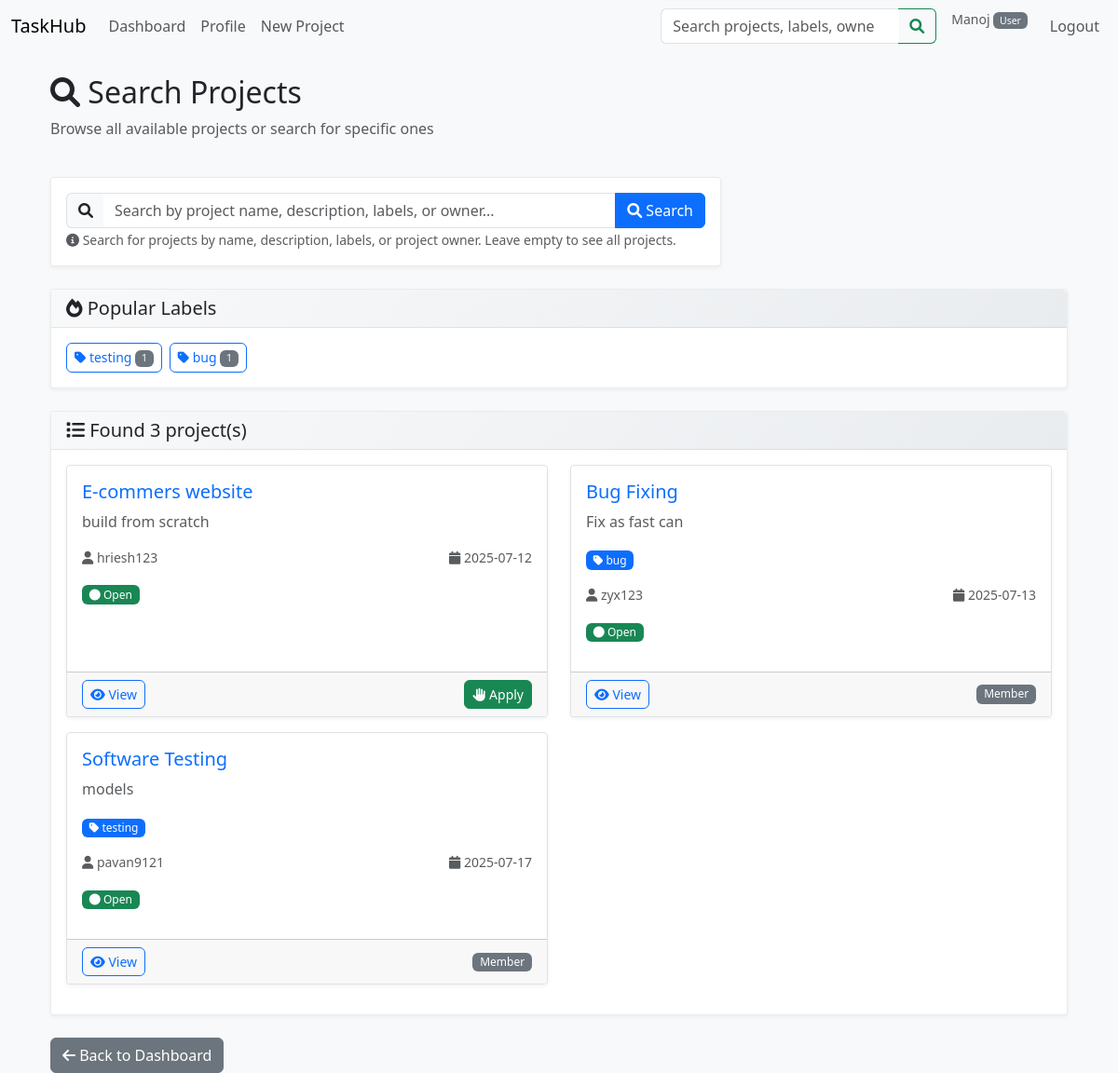
Screenshot of /projects/search (signed in) with the database file from the repository.
### models/user.py (models this page shows, shortened)
class User(db.Model, UserMixin):
    __tablename__ = 'user'
    id = db.Column(db.Integer, primary_key=True)
    username = db.Column(db.String(80), unique=True, nullable=False, index=True)
    email = db.Column(db.String(120), unique=True, nullable=False, index=True)
    password_hash = db.Column(db.String(128), nullable=False)
    role = db.Column(
        db.Enum('admin', 'user', name='user_roles'),
        default='user',
        nullable=False
    )
    created_at = db.Column(db.DateTime, default=datetime.utcnow)
    updated_at = db.Column(
        db.DateTime,
        default=datetime.utcnow,
        onupdate=datetime.utcnow
    )
    full_name = db.Column(db.String(150))
    job_title = db.Column(db.String(100))
    department = db.Column(db.String(100))
    organization = db.Column(db.String(150))
    location = db.Column(db.String(100))
    bio = db.Column(db.Text)
    avatar_url = db.Column(db.String(255))
    owned_projects = db.relationship(
        'Project',
        back_populates='owner',
        lazy='dynamic'
    )
    projects = db.relationship(
        'Project',
        secondary='project_members',
        back_populates='members',
        lazy='dynamic'
    )
    tasks_created = db.relationship(
        'Task',
        back_populates='creator',
        foreign_keys='Task.creator_id',
        lazy='dynamic'
    )
    assigned_tasks = db.relationship(
        'Task',
        foreign_keys='Task.assignee_id',
        back_populates='assignee',
        lazy='dynamic'
    )
    reported_tasks = db.relationship(
        'Task',
        foreign_keys='Task.reporter_id',
        back_populates='reporter',
        lazy='dynamic'
    )
    task_membership = db.relationship(
        'TaskMember',
        back_populates='user',
        lazy='dynamic',
        cascade='all, delete-orphan'
    )
    tickets_created = db.relationship(
        'Ticket',
        back_populates='creator',
        lazy='dynamic',
        cascade='all, delete-orphan'
    )

### models/project.py (models this page shows, shortened)
class Label(db.Model):
    __tablename__ = 'label'
    id = db.Column(db.Integer, primary_key=True)
    name = db.Column(db.String(50), nullable=False, unique=True)
    color = db.Column(db.String(7), default='#007bff')  # Hex color code
    description = db.Column(db.String(200))
    created_at = db.Column(db.DateTime, default=datetime.utcnow)
    projects = db.relationship(
        'Project',
        secondary=project_labels,
        back_populates='labels',
        lazy='dynamic'
    )

class Project(db.Model):
    __tablename__ = 'project'
    id = db.Column(db.Integer, primary_key=True)
    name = db.Column(db.String(150), nullable=False)
    description = db.Column(db.Text)
    status = db.Column(
        db.Enum('open', 'closed', name='project_status'),
        default='open',
        nullable=False
    )
    owner_id = db.Column(db.Integer, db.ForeignKey('user.id'), nullable=False)
    created_at = db.Column(db.DateTime, default=datetime.utcnow)
    updated_at = db.Column(
        db.DateTime,
        default=datetime.utcnow,
        onupdate=datetime.utcnow
    )
    owner = db.relationship(
        'User',
        back_populates='owned_projects'
    )
    members = db.relationship(
        'User',
        secondary=project_members,
        back_populates='projects',
        lazy='dynamic'
    )
    labels = db.relationship(
        'Label',
        secondary=project_labels,
        back_populates='projects',
        lazy='dynamic'
    )
    tasks = db.relationship(
        'Task',
        back_populates='project',
        lazy='dynamic',
        cascade='all, delete-orphan'
    )
    tickets = db.relationship(
        'Ticket',
        back_populates='project',
        lazy='dynamic',
        cascade='all, delete-orphan'
    )

### routes/project_routes.py (the view)
@project_bp.route("/search")
@login_required
def search_projects():
    search_query = request.args.get('labels', '').strip()
    projects = []
    error_message = None
    try:
        if not search_query:
            projects = search_projects_enhanced("", current_user)
            search_query = ""
        else:
            projects = search_projects_enhanced(search_query, current_user)
    except Exception as e:
        print(f"Search error: {e}")
        error_message = "No records found. (Database or search error)"
    popular_labels = get_popular_labels(5)
    return render_template(
        "project_search.html",
        projects=projects,
        search_labels=search_query,
        popular_labels=popular_labels,
        error_message=error_message
    )

### controllers/project_controllers.py (called while the page is built, shortened)
def search_projects_enhanced(search_query, user=None):
    if not search_query or not search_query.strip():
        projects = Project.query.filter(Project.status == 'open').all()
    return projects

def get_popular_labels(limit=10):
    return db.session.query(Label, db.func.count(Project.id).label('project_count')).select_from(
        Label
    ).join(
        project_labels, Label.id == project_labels.c.label_id
    ).join(
        Project, project_labels.c.project_id == Project.id
    ).group_by(Label.id).order_by(
        db.func.count(Project.id).desc()
    ).limit(limit).all()

### templates/project_search.html (shortened to what this page needs)
{% extends "base.html" %}
{% block content %}
<div class="container">
  <div class="row mb-4">
    <div class="col">
      <h2><i class="fas fa-search"></i> Search Projects</h2>
      {% if search_labels %}
        <p class="text-muted">Showing projects matching: <strong>{{ search_labels }}</strong></p>
      {% else %}
        <p class="text-muted">Browse all available projects or search for specific ones</p>
      {% endif %}
    </div>
  </div>
  <div class="row mb-4">
    <div class="col-md-8">
      <div class="card">
        <div class="card-body">
          <form method="GET" action="{{ url_for('projects.search_projects') }}" class="d-flex search-form">
            <div class="input-group">
              <span class="input-group-text">
                <i class="fas fa-search"></i>
              </span>
              <input type="text" class="form-control" name="labels"
                     placeholder="Search by project name, description, labels, or owner..."
                     value="{{ search_labels }}"
                     aria-label="Search projects">
              <button type="submit" class="btn btn-primary">
                <i class="fas fa-search"></i> Search
              </button>
            </div>
          </form>
          <small class="form-text text-muted mt-2">
            <i class="fas fa-info-circle"></i>
            Search for projects by name, description, labels, or project owner. Leave empty to see all projects.
          </small>
        </div>
      </div>
    </div>
  </div>
  {% if popular_labels %}
  <div class="row mb-4">
    <div class="col">
      <div class="card">
        <div class="card-header">
          <h5 class="mb-0"><i class="fas fa-fire"></i> Popular Labels</h5>
        </div>
        <div class="card-body">
          <div class="d-flex flex-wrap gap-2 popular-labels">
            {% for label, count in popular_labels %}
            <a href="{{ url_for('projects.search_projects', labels=label.name) }}"
               class="btn btn-outline-primary btn-sm">
              <i class="fas fa-tag"></i> {{ label.name }}
              <span class="badge bg-secondary">{{ count }}</span>
            </a>
            {% endfor %}
          </div>
        </div>
      </div>
    </div>
  </div>
  {% endif %}
  <div class="row">
    <div class="col">
      {% if error_message %}
        <div class="alert alert-warning text-center">
          <i class="fas fa-exclamation-circle"></i> {{ error_message }}
        </div>
      {% elif projects %}
        <div class="card">
          <div class="card-header">
            <h5 class="mb-0">
              <i class="fas fa-list"></i> Found {{ projects|length }} project(s)
            </h5>
          </div>
          <div class="card-body">
            <div class="row">
              {% for project in projects %}
              <div class="col-md-6 mb-3">
                <div class="card h-100 border">
                  <div class="card-body">
                    <h5 class="card-title">
                      <a href="{{ url_for('projects.detail', proj_id=project.id) }}" class="text-decoration-none">
                        {{ project.name }}
                      </a>
                    </h5>
                    {% if project.description %}
                    <p class="card-text text-muted">{{ project.description[:100] }}{% if project.description|length > 100 %}...{% endif %}</p>
                    {% endif %}
                    {% if project.labels.all() %}
                    <div class="mb-3">
                      {% for label in project.labels %}
                      <span class="badge bg-primary me-1">
                        <i class="fas fa-tag"></i> {{ label.name }}
                      </span>
                      {% endfor %}
                    </div>
                    {% endif %}
                    <div class="d-flex justify-content-between align-items-center mb-3">
                      <small class="text-muted">
                        <i class="fas fa-user"></i> {{ project.owner.username or project.owner.email }}
                      </small>
                      <small class="text-muted">
                        <i class="fas fa-calendar"></i> {{ project.created_at.strftime('%Y-%m-%d') }}
                      </small>
                    </div>
                    <div class="mb-3">
                      <span class="badge bg-{{ 'success' if project.status == 'open' else 'secondary' }}">
                        <i class="fas fa-circle"></i> {{ project.status.title() }}
                      </span>
                    </div>
                  </div>
                  <div class="card-footer">
                    <div class="d-flex justify-content-between align-items-center">
                      <a href="{{ url_for('projects.detail', proj_id=project.id) }}" class="btn btn-sm btn-outline-primary">
                        <i class="fas fa-eye"></i> View
                      </a>
                      {% if current_user.id != project.owner_id and not project.members.filter_by(id=current_user.id).first() %}
                        <a href="{{ url_for('projects.apply', proj_id=project.id) }}" class="btn btn-sm btn-success">
                          <i class="fas fa-hand-paper"></i> Apply
                        </a>
                      {% elif current_user.id == project.owner_id %}
                        <span class="badge bg-info">Your Project</span>
                      {% elif project.members.filter_by(id=current_user.id).first() %}
                        <span class="badge bg-secondary">Member</span>
                      {% endif %}
                    </div>
                  </div>
                </div>
              </div>
              {% endfor %}
            </div>
          </div>
        </div>
      {% endif %}
    </div>
  </div>
  <div class="row mt-4">
    <div class="col">
      <a href="{{ url_for('main.dashboard') }}" class="btn btn-secondary">
        <i class="fas fa-arrow-left"></i> Back to Dashboard
      </a>
    </div>
  </div>
</div>
{% endblock %}

### templates/base.html (shortened to what this page needs)
<!DOCTYPE html>
<html lang="en">
<head>
  <link
    href="https://cdn.jsdelivr.net/npm/bootstrap@5.3.0/dist/css/bootstrap.min.css"
    rel="stylesheet"
  >
  <link rel="stylesheet" href="https://cdnjs.cloudflare.com/ajax/libs/font-awesome/6.0.0/css/all.min.css">
  <link rel="stylesheet" href="{{ url_for('static', filename='css/style.css') }}">
</head>
<body>
<nav class="navbar navbar-expand-lg navbar-light bg-light mb-4">
  <div class="container-fluid">
            <a class="navbar-brand" href="{{ url_for('main.index') }}">TaskHub</a>
    <div class="collapse navbar-collapse">
      <ul class="navbar-nav me-auto">
        {% if current_user.is_authenticated %}
          <li class="nav-item">
            <a class="nav-link" href="{{ url_for('main.dashboard') }}">Dashboard</a>
          </li>
          <li class="nav-item">
            <a class="nav-link" href="{{ url_for('main.profile') }}">Profile</a>
          </li>
          <li class="nav-item">
            <a class="nav-link" href="{{ url_for('projects.create') }}">New Project</a>
          </li>
        {% endif %}
      </ul>
      {% if current_user.is_authenticated %}
      <form class="d-flex me-3" method="GET" action="{{ url_for('projects.search_projects') }}" style="min-width: 250px;">
        <div class="input-group">
          <input class="form-control" type="search" name="labels" placeholder="Search projects, labels, owners..."
                 aria-label="Search projects by labels, names, or owners">
          <button class="btn btn-outline-success" type="submit">
            <i class="fas fa-search"></i>
          </button>
        </div>
      </form>
      {% endif %}
      <ul class="navbar-nav">
        {% if current_user.is_authenticated %}
          <li class="nav-item">
            <span class="navbar-text me-3">
              <small class="text-muted">
                {{ current_user.full_name }}
                <span class="badge bg-{{ 'primary' if current_user.role == 'admin' else 'secondary' }}">
                  {{ current_user.role.title() }}
                </span>
              </small>
            </span>
          </li>
          <li class="nav-item">
            <a class="nav-link" href="{{ url_for('auth.logout') }}">Logout</a>
          </li>
        {% endif %}
      </ul>
    </div>
  </div>
</nav>
<div class="container">
  {% block content %}{% endblock %}
</div>
</body>
</html>

### static/css/style.css (style rules this page uses)
body { background-color: #f8f9fa; }
.navbar .input-group { max-width: 300px; }
.navbar .input-group .form-control { border-right: none; }
.navbar .input-group .btn { border-left: none; border-top-left-radius: 0; border-bottom-left-radius: 0; }
.search-form .input-group-text { background-color: #f8f9fa; border-right: none; }
.search-form .form-control { border-left: none; }
.popular-labels .btn { transition: all 0.2s ease; }
.card { border-radius: 0.25rem; }
.card { box-shadow: 0 2px 4px rgba(0,0,0,0.05); border: 1px solid rgba(0,0,0,0.08); transition: box-shadow 0.2s ease; }
.card-header { background: linear-gradient(135deg, #f8f9fa 0%, #e9ecef 100%); border-bottom: 1px solid rgba(0,0,0,0.08); }
.badge { font-weight: 500; }
.btn { border-radius: 6px; font-weight: 500; transition: all 0.2s ease; }

### rows the page displays
User: full_name "Manoj", role "User"
Label: name "testing", count "1"
Label: name "bug", id "1"
Project: name "E-commers website", description "build from scratch", owner "hriesh123", created_at "2025-07-12", status "Open"
Project: name "Bug Fixing", description "Fix as fast can", owner "zyx123", created_at "2025-07-13", status "Open", shows "Member"
Project: name "Software Testing", description "models", owner "pavan9121", created_at "2025-07-17", status "Open", shows "Member"

### other values shown
{{ projects|length }} "3"
